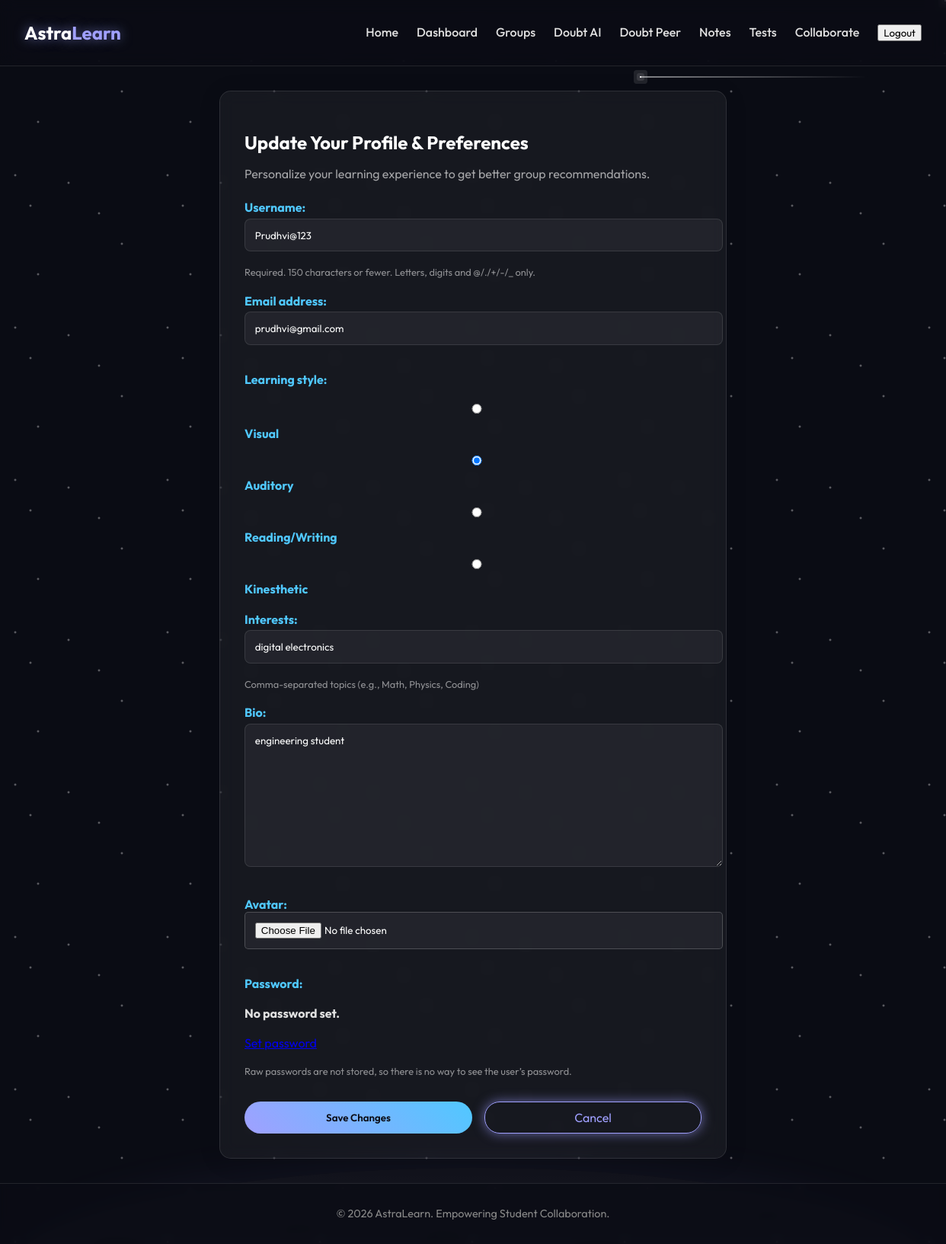
The app's page /accounts/profile/ (signed in) with its own data.
### accounts/models.py (models this page shows, shortened)
class CustomUser(AbstractUser):
    bio = models.TextField(max_length=500, blank=True)
    LEARNING_STYLES = [
        ('visual', 'Visual'),
        ('auditory', 'Auditory'),
        ('reading', 'Reading/Writing'),
        ('kinesthetic', 'Kinesthetic'),
    ]
    learning_style = models.CharField(max_length=20, choices=LEARNING_STYLES, default='visual')
    interests = models.CharField(max_length=255, blank=True, help_text="Comma-separated topics (e.g., Math, Physics, Coding)")
    is_faculty = models.BooleanField(default=False)
    avatar = models.ImageField(upload_to='avatars/', blank=True, null=True)

### accounts/views.py (the view)
# urls.py: path('profile/', ProfileUpdateView.as_view(), name='profile_edit'),
class ProfileUpdateView(LoginRequiredMixin, UpdateView):
    form_class = CustomUserChangeForm
    template_name = 'accounts/profile_edit.html'
    success_url = reverse_lazy('dashboard')
    def get_object(self):
        return self.request.user

### accounts/forms.py
class CustomUserChangeForm(UserChangeForm):
    def __init__(self, *args, **kwargs):
        super().__init__(*args, **kwargs)
        self.fields['learning_style'].required = True
    class Meta:
        model = CustomUser
        fields = ('username', 'email', 'learning_style', 'interests', 'bio', 'avatar')
        widgets = {
            'learning_style': forms.RadioSelect(attrs={'class': 'radio-style'}),
        }

### templates/accounts/profile_edit.html (shortened to what this page needs)
{% extends 'base.html' %}
{% block content %}
<div class="glass-panel" style="max-width: 600px; margin: auto;">
    <h2>Update Your Profile & Preferences</h2>
    <p style="opacity: 0.7; margin-bottom: 1.5rem;">Personalize your learning experience to get better group
        recommendations.</p>
    <form method="post" enctype="multipart/form-data">
        <div class="form-group">
            {{ form.as_p }}
        </div>
        <div style="display: flex; gap: 1rem; margin-top: 2rem;">
            <button type="submit" class="btn-primary" style="flex: 1;">Save Changes</button>
            <a href="{% url 'dashboard' %}" class="btn-glow"
                style="flex: 1; text-align: center; text-decoration: none; display: flex; align-items: center; justify-content: center;">Cancel</a>
        </div>
    </form>
</div>
{% endblock %}

### static/css/style.css (style rules this page uses)
:root { --primary-color: #A0A0FF; --secondary-color: #50C8FF; --accent-glow: 0 0 15px rgba(160, 160, 255, 0.6); --bg-dark: #0B0C15; --glass-bg: rgba(255, 255, 255, 0.05); --glass-border: 1px solid rgba(255, 255, 255, 0.1); --text-color: #E0E0E0; --font-family: 'Outfit', sans-serif; }
body { background-color: var(--bg-dark); color: var(--text-color); font-family: var(--font-family); margin: 0; padding: 0; overflow-x: hidden; min-height: 100vh; display: flex; flex-direction: column; }
.btn-glow { padding: 0.5rem 1.5rem; border: 1px solid var(--primary-color); border-radius: 20px; background: transparent; color: var(--primary-color); box-shadow: var(--accent-glow); transition: all 0.3s ease; }
.glass-panel { background: var(--glass-bg); backdrop-filter: blur(10px); border: var(--glass-border); border-radius: 15px; padding: 2rem; box-shadow: 0 4px 30px rgba(0, 0, 0, 0.1); margin-bottom: 2rem; }
h1, h2, h3 { color: white; margin-bottom: 1rem; }
input, textarea, select { width: 100%; padding: 0.8rem; margin-bottom: 1rem; background: rgba(255, 255, 255, 0.05); border: 1px solid rgba(255, 255, 255, 0.2); border-radius: 5px; color: white; font-family: var(--font-family); }
button { cursor: pointer; font-family: var(--font-family); }
.btn-primary { background: linear-gradient(45deg, var(--primary-color), var(--secondary-color)); border: none; padding: 0.8rem 2rem; border-radius: 25px; color: var(--bg-dark); font-weight: 600; transition: transform 0.2s ease; }

### templates/accounts/profile_edit.html (style rules this page uses)
form p { margin-bottom: 1.2rem; }
input[type="text"], input[type="email"], textarea, select { width: 100%; padding: 0.8rem; background: rgba(255, 255, 255, 0.05); border: 1px solid rgba(255, 255, 255, 0.1); border-radius: 8px; color: white; margin-top: 0.3rem; }
label { font-weight: bold; color: var(--secondary-color); display: block; margin-top: 1rem; }
.helptext { display: block; font-size: 0.8rem; opacity: 0.6; margin-top: 0.2rem; }

### records on screen
CustomUser: username "Prudhvi@123", email "prudhvi@gmail.com", learning_style "☐ Visual ☑ Auditory ☐ Reading/Writing ☐ Kinesthetic", interests "digital electronics", bio "engineering student"
